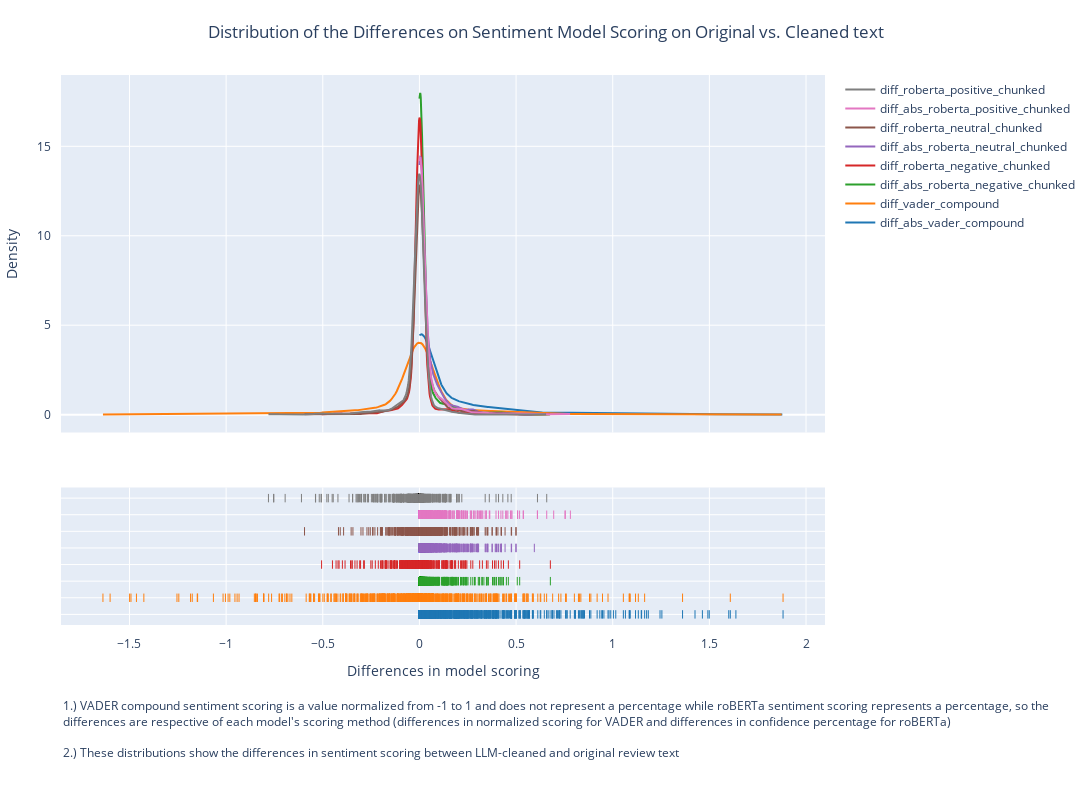

The cell this chart's notebook holds for it:
### Code cell
# lets visualize the differences
import plotly.figure_factory as ff

fig3 = ff.create_distplot(
    [diff[col] for col in diff.columns],
    [col for col in diff.columns],
    show_hist=False,
    show_rug=True,
    show_curve=True
)

fig3.update_layout(
    width=1500, height=800,
    title={'text': 'Distribution of the Differences on Sentiment Model Scoring on Original vs. Cleaned text', 'x': 0.5},
    xaxis=dict(title='Differences in model scoring', ticklabelstandoff=10),
    yaxis=dict(title='Density', ticklabelstandoff=10),
    margin=dict(t=75,b=175,l=50,r=50)
)

fig3.add_annotation(
    text="1.) VADER compound sentiment scoring is a value normalized from -1 to 1 and does not represent a percentage while roBERTa sentiment scoring represents a percentage, so the<br>differences are respective of each model's scoring method"
         " (differences in normalized scoring for VADER and differences in confidence percentage for roBERTa)"
         "<br><br>2.) These distributions show the differences in sentiment scoring between LLM-cleaned and original review text",
    showarrow=False,
    xref='paper', yref='paper',
    align='left',
    x=0, y=-0.25
)

fig3.show()

### Figure 1 — Plotly figure (JSON) as saved in the notebook; plotly's stock layout.template omitted (floating-point values rounded to 4 significant figures; data arrays with more than 128 entries replaced by an {"elided": "..."} marker saying what was removed)
{"data": [{"legendgroup": "diff_abs_vader_compound", "marker": {"color": "rgb(31, 119, 180)"}, "mode": "lines", "name": "diff_abs_vader_compound", "showlegend": true, "type": "scatter", "x": {"elided": "500 float values"}, "xaxis": "x", "y": {"elided": "500 float values"}, "yaxis": "y"}, {"legendgroup": "diff_vader_compound", "marker": {"color": "rgb(255, 127, 14)"}, "mode": "lines", "name": "diff_vader_compound", "showlegend": true, "type": "scatter", "x": {"elided": "500 float values"}, "xaxis": "x", "y": {"elided": "500 float values"}, "yaxis": "y"}, {"legendgroup": "diff_abs_roberta_negative_chunked", "marker": {"color": "rgb(44, 160, 44)"}, "mode": "lines", "name": "diff_abs_roberta_negative_chunked", "showlegend": true, "type": "scatter", "x": {"elided": "500 float values"}, "xaxis": "x", "y": {"elided": "500 float values"}, "yaxis": "y"}, {"legendgroup": "diff_roberta_negative_chunked", "marker": {"color": "rgb(214, 39, 40)"}, "mode": "lines", "name": "diff_roberta_negative_chunked", "showlegend": true, "type": "scatter", "x": {"elided": "500 float values"}, "xaxis": "x", "y": {"elided": "500 float values"}, "yaxis": "y"}, {"legendgroup": "diff_abs_roberta_neutral_chunked", "marker": {"color": "rgb(148, 103, 189)"}, "mode": "lines", "name": "diff_abs_roberta_neutral_chunked", "showlegend": true, "type": "scatter", "x": {"elided": "500 float values"}, "xaxis": "x", "y": {"elided": "500 float values"}, "yaxis": "y"}, {"legendgroup": "diff_roberta_neutral_chunked", "marker": {"color": "rgb(140, 86, 75)"}, "mode": "lines", "name": "diff_roberta_neutral_chunked", "showlegend": true, "type": "scatter", "x": {"elided": "500 float values"}, "xaxis": "x", "y": {"elided": "500 float values"}, "yaxis": "y"}, {"legendgroup": "diff_abs_roberta_positive_chunked", "marker": {"color": "rgb(227, 119, 194)"}, "mode": "lines", "name": "diff_abs_roberta_positive_chunked", "showlegend": true, "type": "scatter", "x": {"elided": "500 float values"}, "xaxis": "x", "y": {"elided": "500 float values"}, "yaxis": "y"}, {"legendgroup": "diff_roberta_positive_chunked", "marker": {"color": "rgb(127, 127, 127)"}, "mode": "lines", "name": "diff_roberta_positive_chunked", "showlegend": true, "type": "scatter", "x": {"elided": "500 float values"}, "xaxis": "x", "y": {"elided": "500 float values"}, "yaxis": "y"}, {"legendgroup": "diff_abs_vader_compound", "marker": {"color": "rgb(31, 119, 180)", "symbol": "line-ns-open"}, "mode": "markers", "name": "diff_abs_vader_compound", "showlegend": false, "type": "scatter", "x": {"elided": "1266 float values"}, "xaxis": "x", "y": {"elided": "1266 str values"}, "yaxis": "y2"}, {"legendgroup": "diff_vader_compound", "marker": {"color": "rgb(255, 127, 14)", "symbol": "line-ns-open"}, "mode": "markers", "name": "diff_vader_compound", "showlegend": false, "type": "scatter", "x": {"elided": "1266 float values"}, "xaxis": "x", "y": {"elided": "1266 str values"}, "yaxis": "y2"}, {"legendgroup": "diff_abs_roberta_negative_chunked", "marker": {"color": "rgb(44, 160, 44)", "symbol": "line-ns-open"}, "mode": "markers", "name": "diff_abs_roberta_negative_chunked", "showlegend": false, "type": "scatter", "x": {"elided": "1266 float values"}, "xaxis": "x", "y": {"elided": "1266 str values"}, "yaxis": "y2"}, {"legendgroup": "diff_roberta_negative_chunked", "marker": {"color": "rgb(214, 39, 40)", "symbol": "line-ns-open"}, "mode": "markers", "name": "diff_roberta_negative_chunked", "showlegend": false, "type": "scatter", "x": {"elided": "1266 float values"}, "xaxis": "x", "y": {"elided": "1266 str values"}, "yaxis": "y2"}, {"legendgroup": "diff_abs_roberta_neutral_chunked", "marker": {"color": "rgb(148, 103, 189)", "symbol": "line-ns-open"}, "mode": "markers", "name": "diff_abs_roberta_neutral_chunked", "showlegend": false, "type": "scatter", "x": {"elided": "1266 float values"}, "xaxis": "x", "y": {"elided": "1266 str values"}, "yaxis": "y2"}, {"legendgroup": "diff_roberta_neutral_chunked", "marker": {"color": "rgb(140, 86, 75)", "symbol": "line-ns-open"}, "mode": "markers", "name": "diff_roberta_neutral_chunked", "showlegend": false, "type": "scatter", "x": {"elided": "1266 float values"}, "xaxis": "x", "y": {"elided": "1266 str values"}, "yaxis": "y2"}, {"legendgroup": "diff_abs_roberta_positive_chunked", "marker": {"color": "rgb(227, 119, 194)", "symbol": "line-ns-open"}, "mode": "markers", "name": "diff_abs_roberta_positive_chunked", "showlegend": false, "type": "scatter", "x": {"elided": "1266 float values"}, "xaxis": "x", "y": {"elided": "1266 str values"}, "yaxis": "y2"}, {"legendgroup": "diff_roberta_positive_chunked", "marker": {"color": "rgb(127, 127, 127)", "symbol": "line-ns-open"}, "mode": "markers", "name": "diff_roberta_positive_chunked", "showlegend": false, "type": "scatter", "x": {"elided": "1266 float values"}, "xaxis": "x", "y": {"elided": "1266 str values"}, "yaxis": "y2"}], "layout": {"annotations": [{"align": "left", "showarrow": false, "text": "1.) VADER compound sentiment scoring is a value normalized from -1 to 1 and does not represent a percentage while roBERTa sentiment scoring represents a percentage, so the<br>differences are respective of each model's scoring method (differences in normalized scoring for VADER and differences in confidence percentage for roBERTa)<br><br>2.) These distributions show the differences in sentiment scoring between LLM-cleaned and original review text", "x": 0, "xref": "paper", "y": -0.25, "yref": "paper"}], "barmode": "overlay", "height": 800, "hovermode": "closest", "legend": {"traceorder": "reversed"}, "margin": {"b": 175, "l": 50, "r": 50, "t": 75}, "title": {"text": "Distribution of the Differences on Sentiment Model Scoring on Original vs. Cleaned text", "x": 0.5}, "width": 1500, "xaxis": {"anchor": "y2", "domain": [0, 1], "ticklabelstandoff": 10, "title": {"text": "Differences in model scoring"}, "zeroline": false}, "yaxis": {"anchor": "free", "domain": [0.35, 1], "position": 0, "ticklabelstandoff": 10, "title": {"text": "Density"}}, "yaxis2": {"anchor": "x", "domain": [0, 0.25], "dtick": 1, "showticklabels": false}}}
